Frame 1 (no input): blank canvas, image omitted
Frame 60 (no input): blank canvas, image omitted
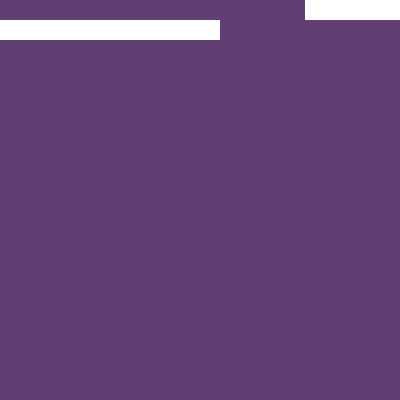
Frame 120 (the mouse pressed at the canvas centre since frame 60)

The p5.js sketch whose frames 1 and 60 were blank and that drew this single picture after the mouse press (run headless with seeded random() and noise() and a simulated clock; from frame 60 on, the mouse is pressed at the canvas centre):

// p5.js sketch
// ── sketch.js
var x = 0;
var y = 0; 
var speed = 5;
var gauge = 20; // size of the box

function setup() {
createCanvas(400,400);
background(97,63,117);	
}

function draw() {
	noStroke();

	x = x + speed;

	// when you reach the end of a line, basically do a line break + carriage return
	if(x >= width){
		x = 0;
		y += gauge; 
	}

	// the pattern should only run once.
	if(y >= height){
		noLoop();
	}
	
	if(mouseIsPressed){
		fill(255);
		rect(x, y, gauge, gauge);
	}
}
